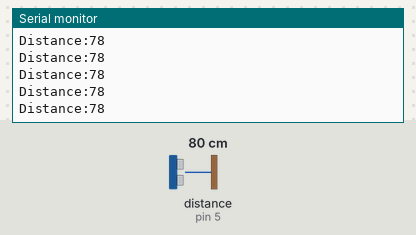
A sketch run on a simulated Arduino Uno, built with avr-gcc and run on an emulated ATmega328P. On the bench: the last lines printed to the serial monitor. Wiring (inferred from the names in the program): ultrasonic range finder: trigger pin 4; echo pin 5. The inputs (shaded band) are chosen by the test bench; at power-on: distance to the obstacle (sensor on pin 5) 80 cm. The echo pulse lasts 58.3 µs per cm.

Above: at 1.2 s.
1.3 s: distance to the obstacle (sensor on pin 5) set to 2 cm
At 1.38 s:
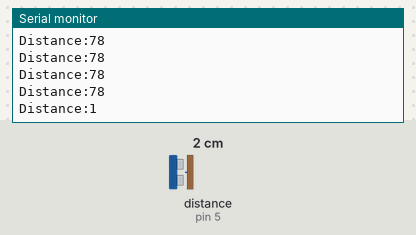
4.3 s: distance to the obstacle (sensor on pin 5) set to 250 cm
At 4.41 s:
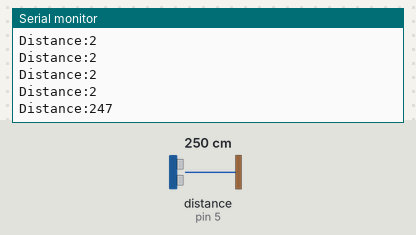
Timing chart, 0 to 7.3 s (numbered marks = the images above; inputs shaded):
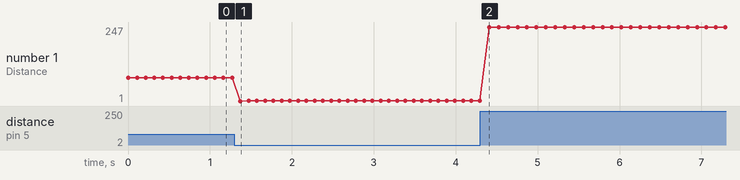

Measured:
- after the input at 1.3 s, the serial monitor: prints a new line after 0.07 s (image 1)
- after the input at 4.3 s, the serial monitor: prints a new line after 0.11 s (image 2)
- plotted number 1: 78 → 2 after the input at 1.3 s, 2 → 24 after the input at 4.3 s

The sketch:

jsn-sr04t_distance.ino
```cpp
#include <Arduino.h>

#define trigPin 4
#define echoPin 5

void setup() {
  Serial.begin(9600);
  pinMode(trigPin, OUTPUT);
  pinMode(echoPin, INPUT);
}

void loop() {
  digitalWrite(trigPin, LOW);
  delayMicroseconds(5);

  digitalWrite(trigPin, HIGH);
  delayMicroseconds(10);
  digitalWrite(trigPin, LOW);

  long duration = pulseIn(echoPin, HIGH);
  long distance = duration * 0.034 / 2;

  Serial.print("Distance:");
  Serial.println(distance);
  delay(100);
}
```
